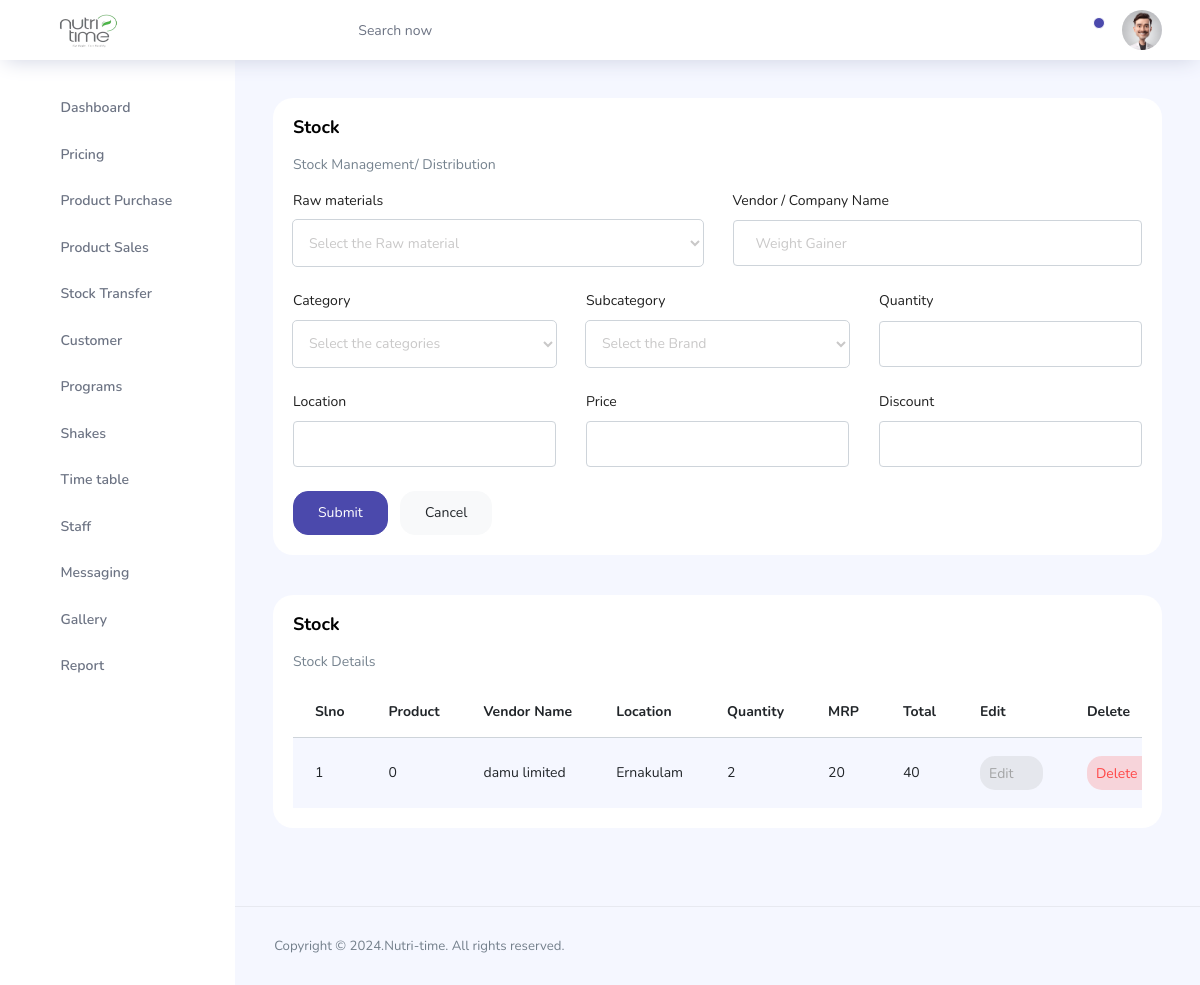
Before: /Admin/pages/admin-category.php (signed in) with the older database file.
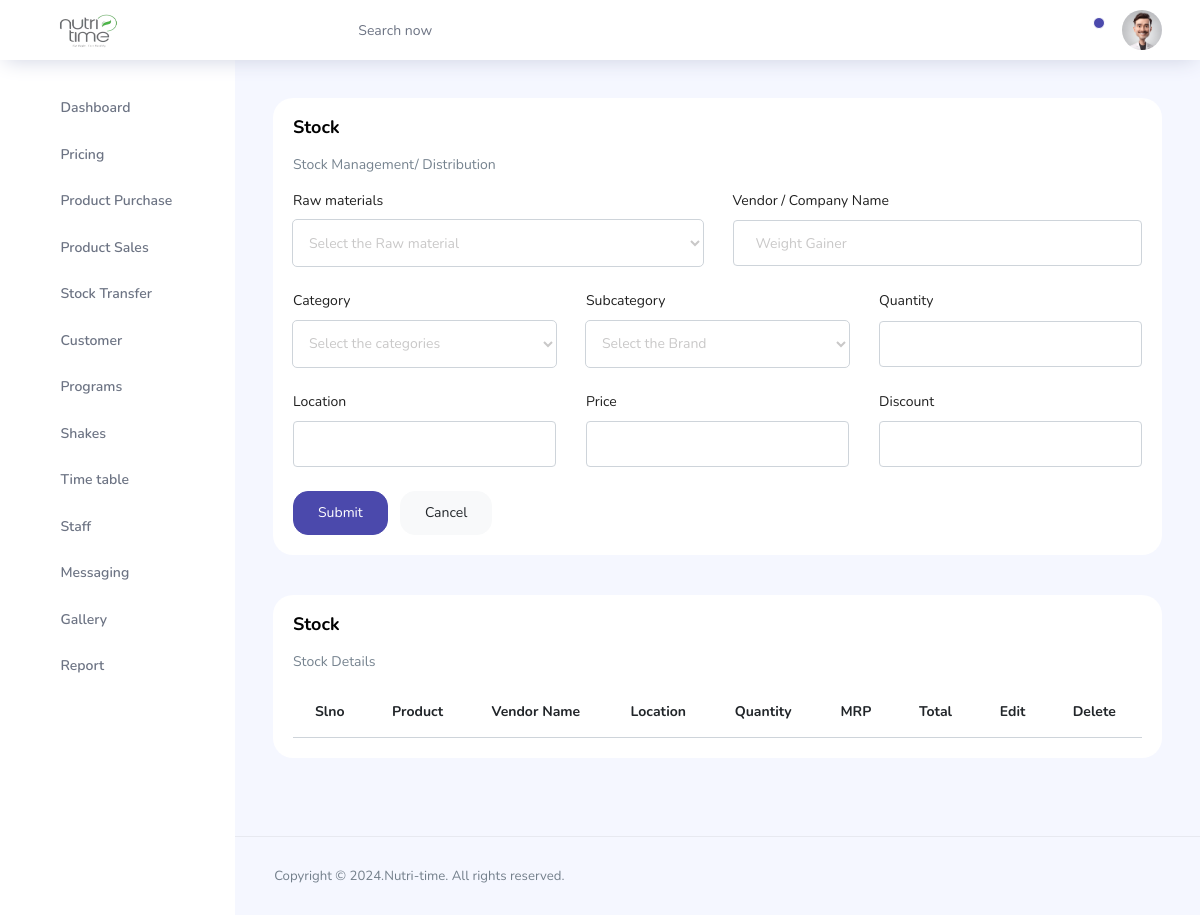
After: the same page with the newer database file.
### tables this page shows
CREATE TABLE `stock` (
  `stock_id` int(11) NOT NULL,
  `stock_place` varchar(50) NOT NULL,
  `product_id` int(11) NOT NULL,
  `stock_name` int(100) NOT NULL,
  `stock_quantity` int(10) NOT NULL,
  `stock_comname` varchar(100) NOT NULL,
  `stock_price` int(50) NOT NULL,
  `stock_gst` int(50) NOT NULL,
  `stock_total` int(50) NOT NULL,
  `stock_date` date NOT NULL DEFAULT current_timestamp()
);

### Admin/pages/admin-category.php (the view, shortened to what this page needs)
<?php
 include './connect.php';
?>
<!DOCTYPE html>
<html lang="en">
<head>
  <link rel="stylesheet" href="../vendors/feather/feather.css">
  <link rel="stylesheet" href="../vendors/ti-icons/css/themify-icons.css">
  <link rel="stylesheet" href="../vendors/css/vendor.bundle.base.css">
  <link rel="stylesheet" href="../vendors/select2/select2.min.css">
  <link rel="stylesheet" href="../vendors/select2-bootstrap-theme/select2-bootstrap.min.css">
  <link rel="stylesheet" href="../css/vertical-layout-light/style.css">
</head>
<body>
  <div class="container-scroller">
    <?php
  include './topbar.php';
?>
    <div class="main-panel">
      <div class="content-wrapper">
        <div class="row">
          <div class="col-12 grid-margin stretch-card">
            <div class="card">
              <div class="card-body">
                <h1 class="card-title">Stock</h1>
                <p class="card-description">Stock Management/ Distribution</p>
                <form method="post" class="forms-sample" enctype="multipart/form-data">
                  <div class="row">
                    <div class="col-lg-6 col-md col-sm col-12">
                      <div class="form-group">
                        <label>Raw materials</label>
                        <select class="form-control" name="stomaterial" id="stomaterial" onchange="updatePrice()">
                            <option selected>Select the Raw material</option>
                            </select>
                      </div>
                    </div>
                    <div class="col-lg-6 col-md col-sm col-12">
                      <div class="form-group">
                        <label>Vendor / Company Name</label>
                        <input type="text" class="form-control" placeholder="Weight Gainer" name="stocomname" value="<?php echo $stocom1; ?>" required>
                      </div>
                    </div>
                  </div>
                  <div class="row">
                  <div class="col">
                      <div class="form-group">
                        <label for="exampleSelectGender">Category</label>
                        <select class="form-control" name="procat" onchange="getcat();" id="catid" required>
                        <option selected>Select the categories</option>
              </select>
                      </div>
                    </div>
                    <div class="col">
                      <div class="form-group">
                        <label for="exampleSelectGender">Subcategory</label>
                        <select class="form-control" name="subcat"   id="sub" required>
                        <option selected>Select the Brand</option>
              </select>
                      </div>
                    </div>
                    <div class="col">
                    <div class="form-group">
                        <label>Quantity</label>
                        <input type="text" class="form-control" name="stoqua" value="<?php echo $stoqua1; ?>" required>
                      </div>
                    </div>
                  </div>
                  <div class="row">
                  <div class="col">
                    <div class="form-group">
                        <label>Location</label>
                        <input type="text" class="form-control" name="stoloc" value="<?php echo $stoloct1; ?>" required>
                      </div>
                    </div>
                    <div class="col">
                      <div class="form-group">
                        <label>Price</label>
                        <input type="number" class="form-control" name="stopri" id="stopri" required>
                      </div>
                    </div>
                    <div class="col">
                      <div class="form-group">
                        <label>Discount</label>
                        <input type="number" class="form-control" name="stogst" value="<?php echo $stogst1; ?>"
                          required>
                      </div>
                    </div>
                  </div>
                  <button type="submit" class="btn btn-primary mr-2" name="submitsto">Submit</button>
                  <button class="btn btn-light">Cancel</button>
                </form>
              </div>
            </div>
          </div>
        </div>
        <div class="row ">
          <div class="col-lg-12 grid-margin stretch-card">
            <div class="card">
              <div class="card-body">
                <h4 class="card-title">Stock</h4>
                <div class="row">
                  <div class="col-md-9">
                    <p class="card-description">Stock Details</p>
                  </div>
                </div>
                <div class="table-responsive">
                  <table class="table table-striped">
                    <thead>
                      <tr>
                        <th>Slno</th>
                        <th>Product</th>
                        <th>Vendor Name</th>
                        <th>Location</th>
                        <th>Quantity</th>
                        <th>MRP</th>
                        <th>Total</th>
                        <th>Edit</th>
                        <th>Delete</th>
                      </tr>
                    </thead>
                    <?php
$sql=mysqli_query($conn,"SELECT * FROM stock ORDER BY stock_id ");
$serialNo = 1;
while($row=mysqli_fetch_assoc($sql))
{
    $stock_id=$row['stock_id'];
    $stock_place=$row['stock_place'];
    $stock_name=$row['stock_name'];
    $stock_quan=$row['stock_quantity'];
    $stock_comname=$row['stock_comname'];
    $stock_pri=$row['stock_price'];
    $stock_total=$row['stock_total'];
?>
                    <tbody>
                      <tr>
                        <td class="py-1"><?php echo $serialNo++; ?></td>
                        <td class="py-1"><?php echo $stock_name; ?></td>
                        <td><?php echo $stock_comname; ?></td>
                        <td><?php echo $stock_place; ?></td>
                        <td><?php echo $stock_quan; ?></td>
                        <td><?php echo $stock_pri; ?></td>
                        <td><?php echo $stock_total; ?></td>
                        <td>
                          <a href="admin-stock.php?stoid=<?php echo $stock_id; ?>"
                            class="btn btn-inverse-secondary btn-icon-text p-2">Edit<i
                              class="ti-pencil-alt btn-icon-append"></i>
                          </a>
                        </td>
                        <td>
                          <a href="admin-stock.php?stod_id=<?php echo $stock_id; ?>"
                            class="btn btn-inverse-danger btn-icon-text p-2">Delete<i
                              class="ti-trash btn-icon-prepend"></i>
                          </a>
                        </td>
                      </tr>
                    </tbody>
                    <?php
}
?>
                  </table>
                </div>
              </div>
            </div>
          </div>
        </div>
      </div>
      <footer class="footer">
        <div class="d-sm-flex justify-content-center justify-content-sm-between">
          <span class="text-muted text-center text-sm-left d-block d-sm-inline-block">Copyright © 2024.Nutri-time. All
            rights reserved.</span>
        </div>
      </footer>
    </div>
  </div>
  </div>
</body>
</html>

### Admin/pages/topbar.php (shortened to what this page needs)
<nav class="navbar col-lg-12 col-12 p-0 fixed-top d-flex flex-row">
      <div class="text-center navbar-brand-wrapper d-flex align-items-center justify-content-center">
        <a class="navbar-brand brand-logo mr-5" href="admin-dashboard.php"><img src="../images/icon.png" class="mr-2" alt="logo" width="90"/></a>
      </div>
      <div class="navbar-menu-wrapper d-flex align-items-center justify-content-end">
        <button class="navbar-toggler navbar-toggler align-self-center" type="button" data-toggle="minimize">
          <span class="icon-menu"></span>
        </button>
        <ul class="navbar-nav mr-lg-2">
          <li class="nav-item nav-search d-none d-lg-block">
            <div class="input-group">
              <div class="input-group-prepend hover-cursor" id="navbar-search-icon">
                <span class="input-group-text" id="search">
                  <i class="icon-search"></i>
                </span>
              </div>
              <input type="text" class="form-control" id="navbar-search-input" placeholder="Search now" aria-label="search" aria-describedby="search">
            </div>
          </li>
        </ul>
        <ul class="navbar-nav navbar-nav-right">
          <li class="nav-item dropdown">
            <a class="nav-link count-indicator dropdown-toggle" id="notificationDropdown" href="#" data-toggle="dropdown">
              <i class="icon-bell mx-0"></i>
              <span class="count"></span>
            </a>
          </li>
          <li class="nav-item nav-profile dropdown">
            <a class="nav-link dropdown-toggle" href="#" data-toggle="dropdown" id="profileDropdown">
              <img src="../images/user.jpg" alt="profile"/>
            </a>
          </li>
        </ul>
      </div>
</nav>
    <div class="container-fluid page-body-wrapper">
      <nav class="sidebar sidebar-offcanvas" id="sidebar">
        <ul class="nav">
          <li class="nav-item">
            <a class="nav-link" href="admin-dashboard.php">
              <i class="icon-grid menu-icon"></i>
              <span class="menu-title">Dashboard</span>
              <i class="menu-arrow"></i>
            </a>
          </li>
          <li class="nav-item">
            <a class="nav-link" data-toggle="collapse" href="#pricing" aria-expanded="false" aria-controls="pricing">
              <i class="icon-bar-graph menu-icon"></i>
              <span class="menu-title">Pricing</span>
              <i class="menu-arrow"></i>
            </a>
          </li>
          <li class="nav-item">
            <a class="nav-link" href="admin-product.php">
              <i class="icon-columns menu-icon"></i>
              <span class="menu-title">Product Purchase</span>
              <i class="menu-arrow"></i>
            </a>
          </li>
          <li class="nav-item">
            <a class="nav-link" href="admin-sales.php">
              <i class="icon-columns menu-icon"></i>
              <span class="menu-title">Product Sales</span>
              <i class="menu-arrow"></i>
            </a>
          </li>
          <li class="nav-item">
            <a class="nav-link" href="admin-stocktrans.php">
              <i class="icon-columns menu-icon"></i>
              <span class="menu-title">Stock Transfer</span>
              <i class="menu-arrow"></i>
            </a>
          </li>
          <li class="nav-item">
            <a class="nav-link" href="admin-customer.php">
              <i class="icon-columns menu-icon"></i>
              <span class="menu-title">Customer</span>
              <i class="menu-arrow"></i>
            </a>
          </li>
          <li class="nav-item">
            <a class="nav-link" data-toggle="collapse" href="#program" aria-expanded="false" aria-controls="program">
              <i class="icon-bar-graph menu-icon"></i>
              <span class="menu-title">Programs</span>
              <i class="menu-arrow"></i>
            </a>
          </li>
          <li class="nav-item">
            <a class="nav-link" href="admin-shake.php">
              <i class="icon-grid-2 menu-icon"></i>
              <span class="menu-title">Shakes</span>
              <i class="menu-arrow"></i>
            </a>
          </li>
          <li class="nav-item">
            <a class="nav-link" href="admin-timetable.php">
              <i class="icon-head menu-icon"></i>
              <span class="menu-title">Time table</span>
              <i class="menu-arrow"></i>
            </a>
          </li>
          <li class="nav-item">
            <a class="nav-link" href="admin-staff.php">
              <i class="icon-ban menu-icon"></i>
              <span class="menu-title">Staff</span>
              <i class="menu-arrow"></i>
            </a>
          </li>
          <li class="nav-item">
            <a class="nav-link" href="admin-message.php">
              <i class="ti-share menu-icon"></i>
              <span class="menu-title">Messaging</span>
              <i class="menu-arrow"></i>
            </a>
          </li>
          <li class="nav-item">
            <a class="nav-link" href="admin-gallery.php">
              <i class="ti-share menu-icon"></i>
              <span class="menu-title">Gallery</span>
              <i class="menu-arrow"></i>
            </a>
          </li>
          <li class="nav-item">
            <a class="nav-link" href="admin-report.php">
              <i class="ti-share menu-icon"></i>
              <span class="menu-title">Report</span>
              <i class="menu-arrow"></i>
            </a>
          </li>
        </ul>
      </nav>

Changed rows visible on the page:
removed stock: stock_name "0", stock_comname "damu limited", stock_place "Ernakulam", stock_quantity "2", stock_price "20", stock_total "40"
